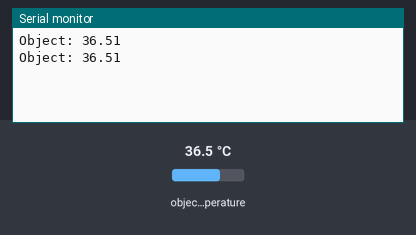
Bench run of a sketch on a simulated Arduino Uno, built with avr-gcc and run on an emulated ATmega328P. On the bench: the last lines printed to the serial monitor. Inputs (shaded band) come from the test bench; at power-on: object temperature 36.5 °C.

Above: at 2.8 s.
2.9 s: object temperature set to 20 °C
At 5.2 s:
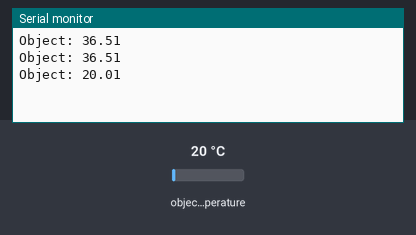
5.6 s: object temperature set to 26 °C
At 6.8 s:
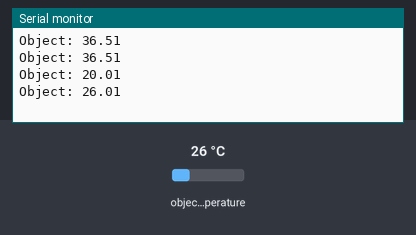
Timing chart, 0 to 8.6 s (numbered marks = the images above; inputs shaded):
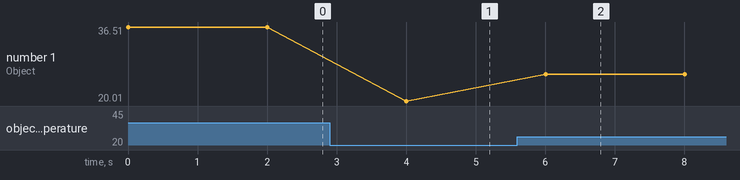

The sketch:

MLX90614_Serial_Demo.ino
```cpp
#include <Wire.h> // Include Wire.h - Arduino I2C library
#include <SparkFunMLX90614.h> // Include IR thermometer library

IRTherm temp; // Create an IRTherm object called temp
void setup()
{
  Serial.begin(9600);
  temp.begin(); // Initialize I2C library and the MLX90614
  temp.setUnit(TEMP_C); // Set units to Farenheit (alternatively TEMP_C or TEMP_K or TEMP_F)

}//end of setup

void loop()
{
  //Serial.println("TEMPERATURE");
  if (temp.read()) // Read from the sensor
  { // If the read is successful:
//    float ambientT = temp.ambient() // Get updated ambient temperature
    float objectT = temp.object(); // Get updated object temperature
//    Serial.println("Ambient: " + String(ambientT));/
    Serial.println("Object: " + String(objectT));
   // Serial.println();
    delay(2000);
  } //end of if
}//end of loop
```

Measured:
- after the input at 2.9 s, the serial monitor: prints a new line after 1.1 s (image 1)
- after the input at 5.6 s, the serial monitor: prints a new line after 0.40 s (image 2)
- plotted number 1: 36.51 → 20.01 after the input at 2.9 s, 20.01 → 26.01 after the input at 5.6 s
